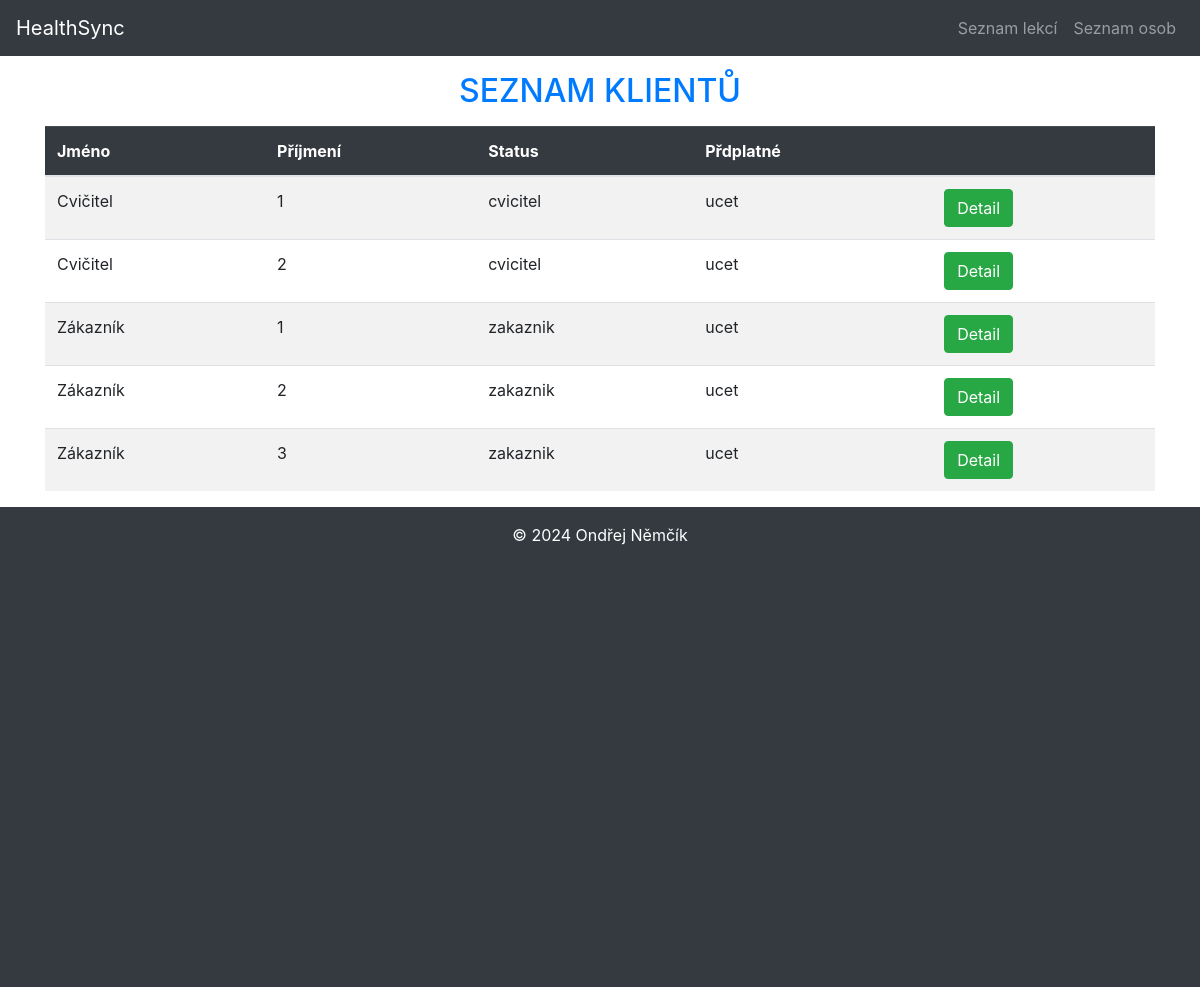
/rezervace/lide/, run on the app's committed database.
### HealthSync/models.py (models this page shows, shortened)
class Osoba(models.Model):
    STATUS = [
        ('zakaznik', 'Zákazník'),
        ('zamestnanec', 'Zaměstnanec'),
        ('brigadnik', 'Brigádník'),
        ('cvicitel', 'Cvičitel'),
    ]
    PREDPLATNE = [
        ('ucet', 'Účet'),
        ('permanentka', 'Permanentka'),
        ('clen', 'Člen'),
    ]
    status = models.CharField(max_length=15, choices=STATUS, default='zakaznik', verbose_name='Typ účtu')
    predplatne = models.CharField(max_length=15, choices=PREDPLATNE, default='ucet', verbose_name='Typ předplatného')
    fotka = models.ImageField(upload_to=get_image_path, verbose_name='Fotografie',blank=True)
    jmeno = models.CharField(max_length=100, verbose_name='Jméno', help_text='')
    prijmeni = models.CharField(max_length=100, verbose_name='Přijmení', help_text='Zadejte přijmení uživatele')
    telefon = models.CharField(max_length=16, verbose_name='Telefon', validators=[TELEFON_REGEX],
                               help_text='Zadejte telefon v podobě: +420 777 777 777',)
    email = models.EmailField(unique=True, verbose_name='Email',
                              error_messages={'unique': 'E-mailová adresa musí být jedinečná',
                                              'invalid': 'Neplatná e-mailová adresa',
                                              'blank': 'Pole nesmí být prázdné'}
                              )
    adresa = models.CharField(max_length=100, blank=True, verbose_name='Adresa')
    psc = models.PositiveIntegerField(verbose_name='PSČ', help_text='Zadejte poštovní směrovací číslo (bez mezery)',
                                      validators=[PSC_REGEX])
    info = models.TextField(blank=True, null=True)
    class Meta:
        ordering = ['prijmeni', 'jmeno']
        verbose_name = 'Osoba'
        verbose_name_plural = 'Osoba'

### HealthSync/views.py (the view)
# urls.py: path('lide/', views.OsobaListView.as_view(), name='seznam_osob'),
class OsobaListView(ListView):
    model = Osoba
    template_name ='osoba/list.html'
    context_object_name ='osoba_list'
    queryset = Osoba.objects.order_by('status')

### HealthSync/templates/Osoba/list.html
{% extends 'base.html' %}
{% block content %}
<h2 class="text-primary text-center text-uppercase m-3">Seznam klientů</h2>
    <div class="table-responsive">
        <table class="table table-striped table-hover">
            <thead class="table-dark">
                <tr>
                    <th>Jméno</th>
                    <th>Příjmení</th>
                    <th>Status</th>
                    <th>Přdplatné</th>
                    <th></th>
                </tr>
            </thead>
            <tbody>
                {% for osoba in osoba_list %}
                <tr>
                    <td>{{osoba.jmeno}}</td>
                    <td>{{osoba.prijmeni}}</td>
                    <td>{{osoba.status}}</td>
                    <td>{{osoba.predplatne}}</td>
                    <td><a href="{% url 'detail_osoba' osoba.id %}" class="btn btn-success">Detail</a></td>
                </tr>
                {% endfor %}
            </tbody>
        </table>
    </div>
{% endblock %}

### data on the page
Osoba: jmeno "Cvičitel", prijmeni "1", status "cvicitel", predplatne "ucet"
Osoba: jmeno "Cvičitel", prijmeni "2", status "cvicitel", predplatne "ucet"
Osoba: jmeno "Zákazník", prijmeni "1", status "zakaznik", predplatne "ucet"
Osoba: jmeno "Zákazník", prijmeni "2", status "zakaznik", predplatne "ucet"
Osoba: jmeno "Zákazník", prijmeni "3", status "zakaznik", predplatne "ucet"
